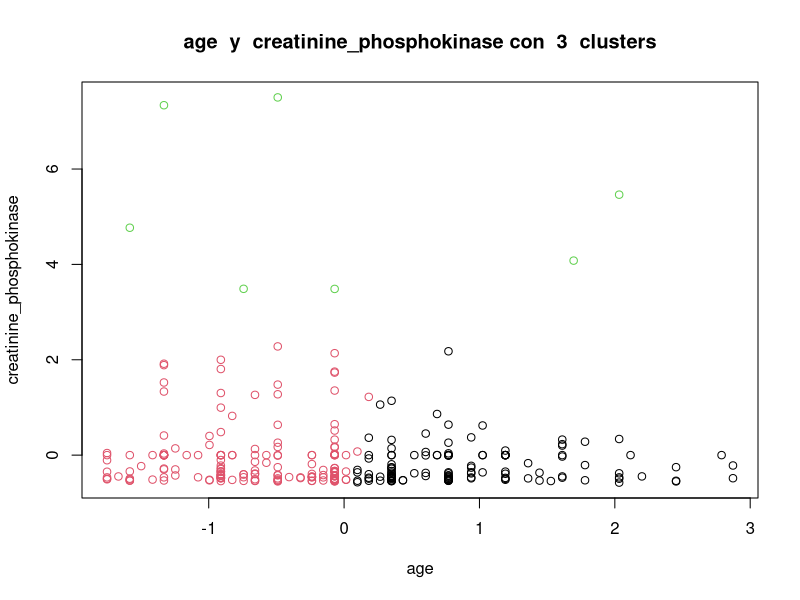
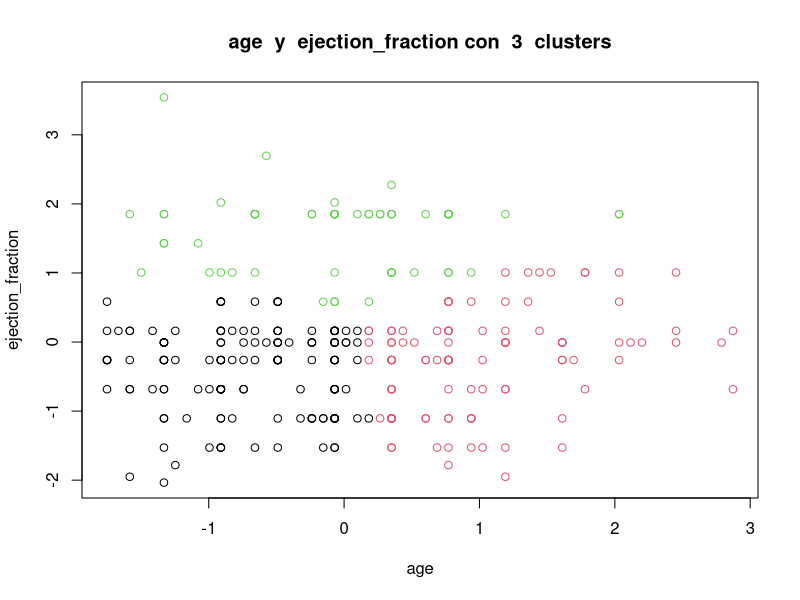
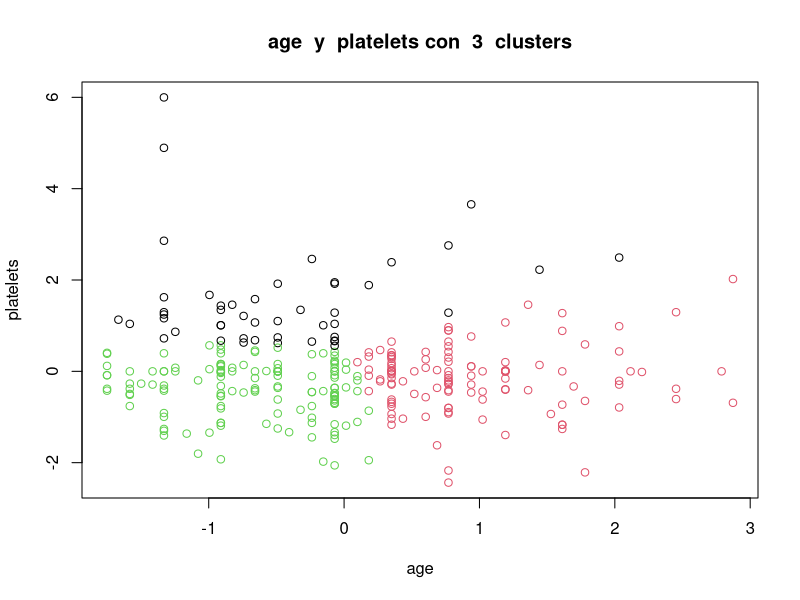
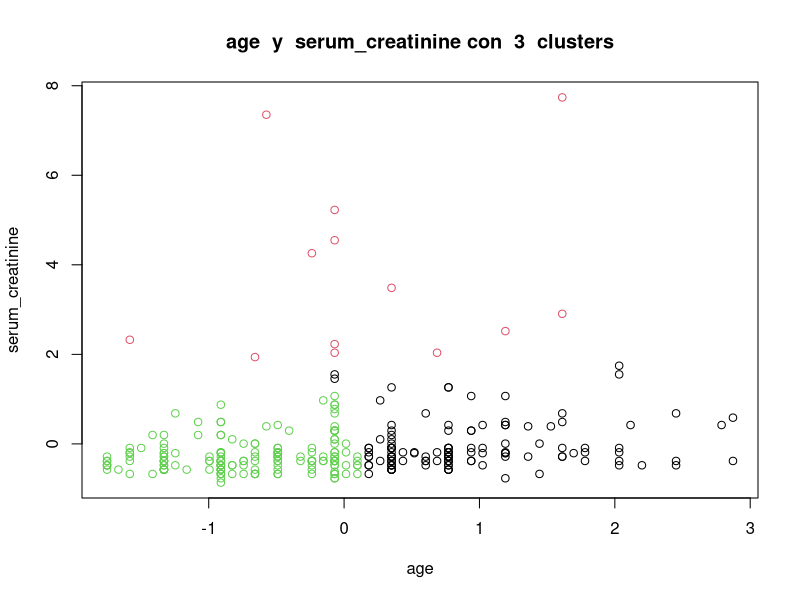
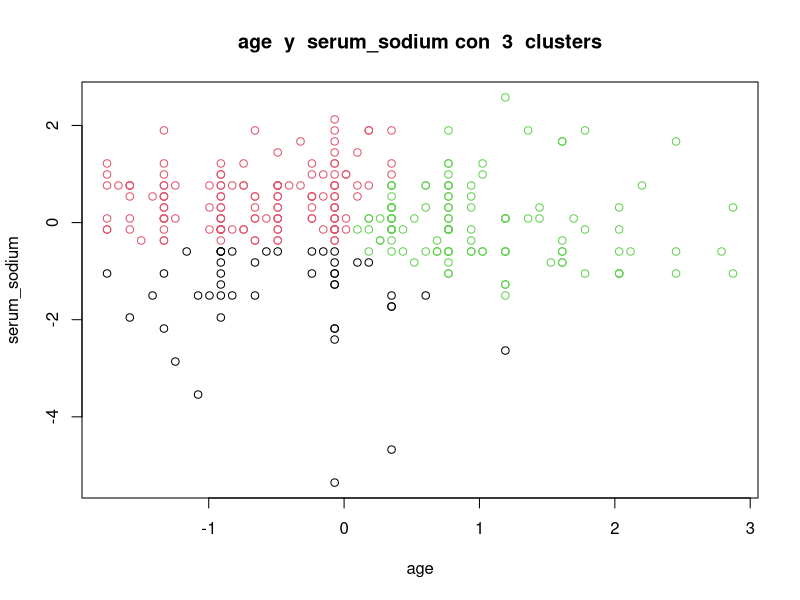
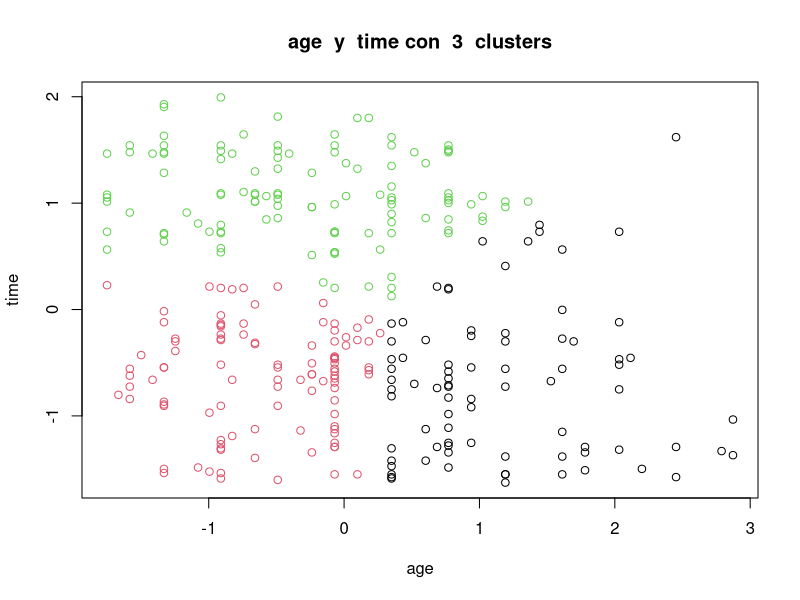
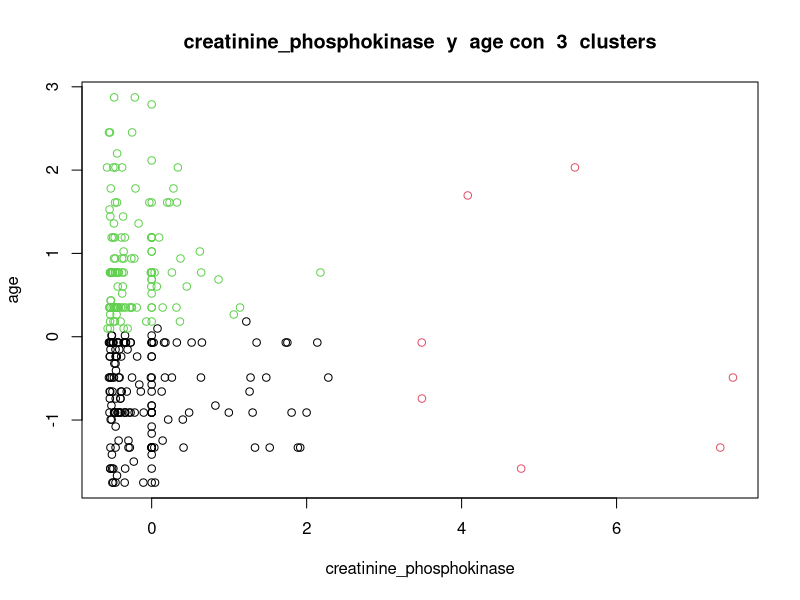
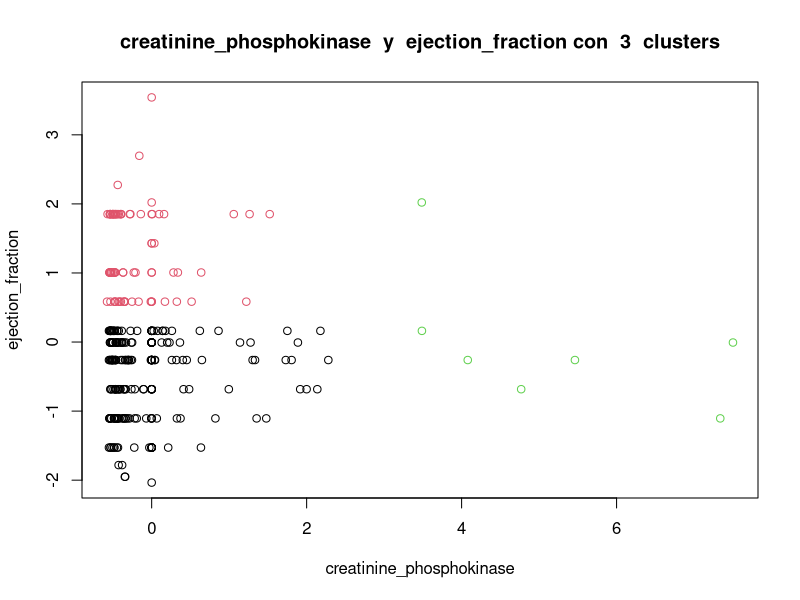

Source code (R) for these figures, in order: (Note: this script raises an error after producing the figures.)
## ---- chunk 1
library(cluster)

SAVE_PATH <- "../data/clustering/"
binary_columns <- c("anaemia", "diabetes", "high_blood_pressure", "sex", "smoking", "death")
## ---- chunk 2
df <- read.csv("../data/heart_failure.csv")
scaled_df <- data.frame(scale(df))
head(df)
## ---- chunk 3
clustering <- function(dataframe, k, columns) {
  km_df <- subset(dataframe, select = columns)
  km <- kmeans(km_df, center=k, nstart=50)
  plot(km_df, col=km$cluster, main=paste(columns[1], " y ", columns[2], "con ", k, " clusters"))
}

plot_clustering <- function(dataframe, k, save_path) {
  for (column1 in names(dataframe)) {
    for (column2 in names(dataframe)) {
      if (column2 != column1) {
        plot_filename <- paste(SAVE_PATH, save_path, column1, "_", column2, "_", "k_", k, ".png", sep = "")
        png(filename=plot_filename)
        clustering(dataframe, k, c(column1, column2))
        dev.off()
      }
    }
  }
}
## ---- chunk 4
kmeans_df <- subset(scaled_df, select = setdiff(names(scaled_df), binary_columns))
plot_clustering(kmeans_df, k = 3, "simple/")
## ---- chunk 5
pca <- prcomp(df, scale=TRUE, center=TRUE)
pca <- pca$x[,1:10]
plot_clustering(pca, k=5, "pca/")
## ---- chunk 6
par(mfrow = c(1, 2))
clustering(scaled_df, 5, c("age", "time"))
clustering(pca, 5, c("PC1", "PC2"))
## ---- chunk 7
plot_h_clustering <- function(dataframe, save_name) {
  for (m in c("complete", "average", "single")) {
    hclust <- hclust(dist(dataframe), method = m)
    png(filename=paste(SAVE_PATH, "jerarquico/", save_name, "_", "distance_", m, ".png", sep = ""))
    plot(hclust, main = paste("Hclustering de ", save_name, ". dist: '", m, "'", sep=""))
    dev.off()
    plot(hclust, main = paste("Hclustering de ", save_name, ". dist: '", m, "'", sep=""))
  }
}
## ---- chunk 8
par(mfrow = c(3, 3))
plot_h_clustering(df, "raw")
plot_h_clustering(scaled_df, "scaled")
plot_h_clustering(pca, "pca")
## ---- chunk 9
par(mfrow = c(1, 3))
plot_h_clustering(pca[1:15, 1:10], "raw")
## ---- chunk 10
compute_silhouette <- function(dataframe, k){
  km <- kmeans(dataframe, centers = k, nstart=50)
  sil <- silhouette(km$cluster, dist(dataframe))
  mean(sil[, 3])
}

plot_silhouette_by_centers <- function(dataframe, save_name){
  centers <- 2:10
  mean_sil <- sapply(centers, compute_silhouette, dataframe=dataframe)
  plot_filename <- paste(SAVE_PATH, "silhouette/", save_name, "_silhouette_evolution.png", sep = "")
  png(filename=plot_filename)
  plot(centers, type='b', mean_sil, main= paste(save_name, " silhouette evolution", sep=""), xlab='k', ylab='Silhouette', frame=FALSE)
  dev.off()
  plot(centers, type='b', mean_sil, main= paste(save_name, " silhouette evolution", sep=""), xlab='k', ylab='Silhouette', frame=FALSE)
}
## ---- chunk 11
par(mfrow = c(1, 3))
plot_silhouette_by_centers(scaled_df, "scaled")
plot_silhouette_by_centers(df, "raw")
plot_silhouette_by_centers(pca, "pca")
